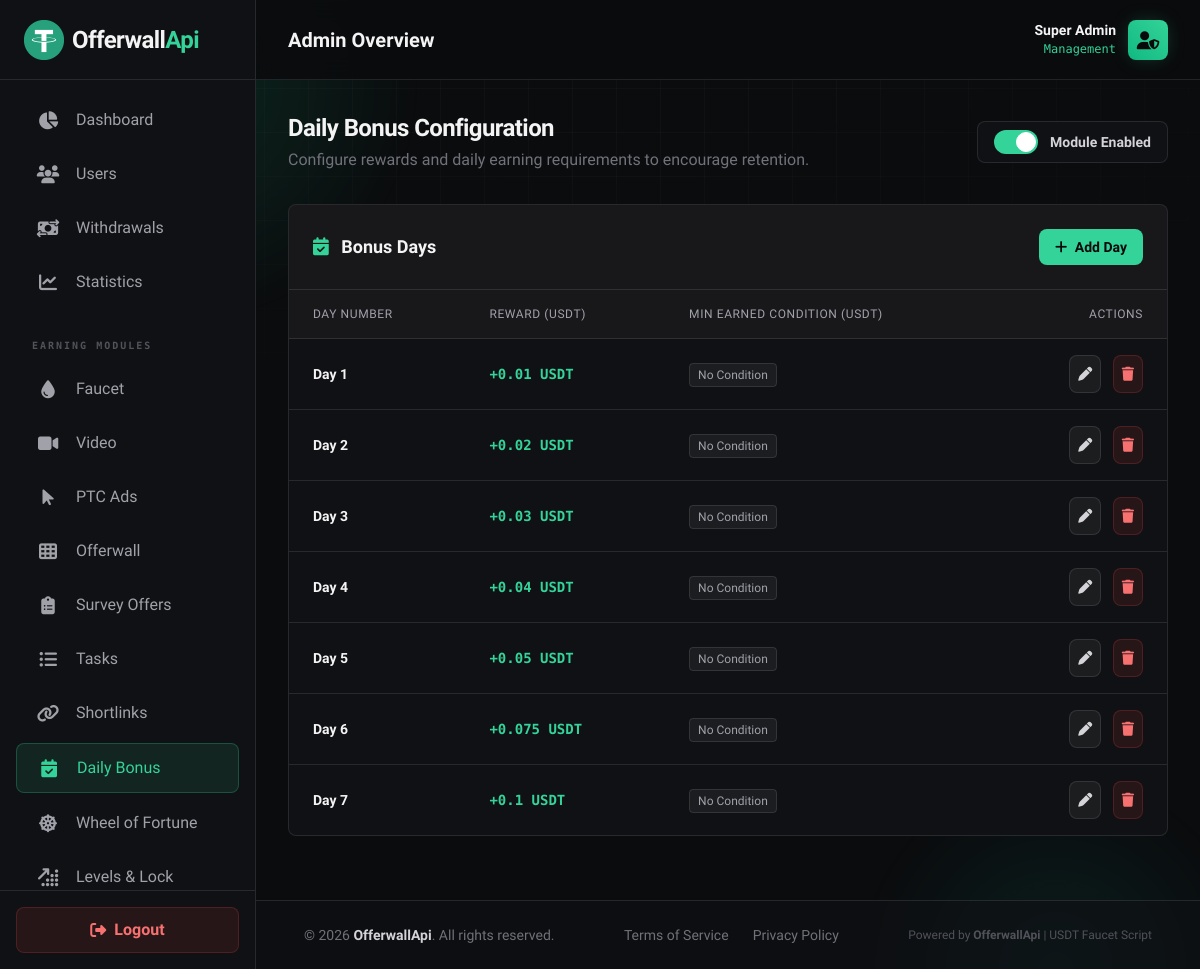
The page /adminpanel/daily_bonus.php (signed in) on the database its author committed.
### tables this page shows
CREATE TABLE IF NOT EXISTS `daily_bonuses` (
  `id` int(11) NOT NULL AUTO_INCREMENT,
  `day_number` int(11) NOT NULL,
  `reward_usdt` decimal(16,8) NOT NULL,
  `min_condition_usdt` decimal(16,8) NOT NULL,
  PRIMARY KEY (`id`),
  UNIQUE KEY `idx_day_number` (`day_number`)
);

### adminpanel/daily_bonus.php (the view, shortened to what this page needs)
<?php
include 'includes/header.php';
$stmt = $pdo->query("SELECT * FROM daily_bonuses ORDER BY day_number ASC");
$days = $stmt->fetchAll(PDO::FETCH_ASSOC);
?>
<div class="p-6 lg:p-8">
    <div class="mb-8 flex flex-col md:flex-row md:items-center md:justify-between gap-4">
        <div>
            <h2 class="text-2xl font-bold text-zinc-100 tracking-tight">Daily Bonus Configuration</h2>
            <p class="text-zinc-500 mt-1">Configure rewards and daily earning requirements to encourage retention.</p>
        </div>
        <div>
            <label class="relative inline-flex items-center cursor-pointer bg-surface-card px-4 py-2 rounded-lg border border-white/10">
                <div class="w-11 h-6 bg-white/10 peer-focus:outline-none rounded-full peer peer-checked:after:translate-x-full peer-checked:after:border-white after:content-[''] after:absolute after:top-[10px] after:left-[18px] after:bg-white after:border-white/20 after:border after:rounded-full after:h-5 after:w-5 after:transition-all peer-checked:bg-primary"></div>
                <span class="ml-3 text-sm font-bold text-zinc-300">Module Enabled</span>
            </label>
        </div>
    </div>
    <div class="rounded-lg border border-white/10 bg-surface-card overflow-hidden mb-8">
        <div class="p-6 border-b border-white/10 bg-white/[0.03] flex justify-between items-center">
            <h3 class="text-lg font-bold text-zinc-100"><i class="fa-solid fa-calendar-check text-primary mr-2"></i> Bonus Days</h3>
            <button data-open-day-modal class="bg-primary hover:bg-primaryHover text-zinc-950 text-sm font-bold py-2 px-4 rounded-lg transition-colors">
                <i class="fa-solid fa-plus mr-1"></i> Add Day
            </button>
        </div>
        <div class="overflow-x-auto table-scroll">
            <table class="w-full text-left border-collapse text-sm">
                <thead>
                    <tr class="bg-white/[0.03] border-b border-white/10 text-zinc-400 text-xs uppercase tracking-wider">
                        <th class="px-6 py-4 font-medium">Day Number</th>
                        <th class="px-6 py-4 font-medium">Reward (USDT)</th>
                        <th class="px-6 py-4 font-medium">Min Earned Condition (USDT)</th>
                        <th class="px-6 py-4 font-medium text-right">Actions</th>
                    </tr>
                </thead>
                <tbody class="divide-y divide-white/10 text-sm text-zinc-300">
                    <?php if (empty($days)): ?>
                    <tr>
                        <td colspan="4" class="px-6 py-8 text-center text-zinc-500">
                            <i class="fa-solid fa-ghost text-4xl mb-3 block"></i>
                            No days configured yet.
                        </td>
                    </tr>
                    <?php else: ?>
                        <?php foreach($days as $day): ?>
                        <tr class="hover:bg-white/[0.02] transition-colors">
                            <td class="px-6 py-4 font-bold text-zinc-100">Day <?php echo $day['day_number']; ?></td>
                            <td class="px-6 py-4 font-semibold text-primary font-mono">+<?php echo rtrim(rtrim($day['reward_usdt'], '0'), '.'); ?> USDT</td>
                            <td class="px-6 py-4 text-zinc-500">
                                <?php if($day['min_condition_usdt'] > 0): ?>
                                    Must earn <?php echo rtrim(rtrim($day['min_condition_usdt'], '0'), '.'); ?> USDT today
                                <?php else: ?>
                                    <span class="text-xs bg-white/5 text-zinc-400 border border-white/10 px-2 py-1 rounded">No Condition</span>
                                <?php endif; ?>
                            </td>
                            <td class="px-6 py-4 text-right">
                                <button data-open-day-modal data-day='<?php echo json_encode($day); ?>' class="text-zinc-300 hover:text-primary bg-white/5 hover:bg-white/10 border border-white/10 p-2 rounded-lg transition-colors mr-2">
                                    <i class="fa-solid fa-pen"></i>
                                </button>
                                <button data-delete-day="<?php echo $day['id']; ?>" class="text-red-400 hover:text-red-300 bg-red-500/10 hover:bg-red-500/20 border border-red-500/20 p-2 rounded-lg transition-colors">
                                    <i class="fa-solid fa-trash"></i>
                                </button>
                            </td>
                        </tr>
                        <?php endforeach; ?>
                    <?php endif; ?>
                </tbody>
            </table>
        </div>
    </div>
</div>
<?php include 'includes/footer.php'; ?>

### rows shown on the page
daily_bonuses: day_number "1", reward_usdt "0.01", min_condition_usdt "No Condition"
daily_bonuses: day_number "2", reward_usdt "0.02", min_condition_usdt "No Condition"
daily_bonuses: day_number "3", reward_usdt "0.03", min_condition_usdt "No Condition"
daily_bonuses: day_number "4", reward_usdt "0.04", min_condition_usdt "No Condition"
daily_bonuses: day_number "5", reward_usdt "0.05", min_condition_usdt "No Condition"
daily_bonuses: day_number "6", reward_usdt "0.075", min_condition_usdt "No Condition"
daily_bonuses: day_number "7", reward_usdt "0.1", min_condition_usdt "No Condition"

### other values the page prints
$_site['logo_text1'] "Offerwall"
$_site['logo_text2'] "Api"
$_site['site_name'] "OfferwallApi"
